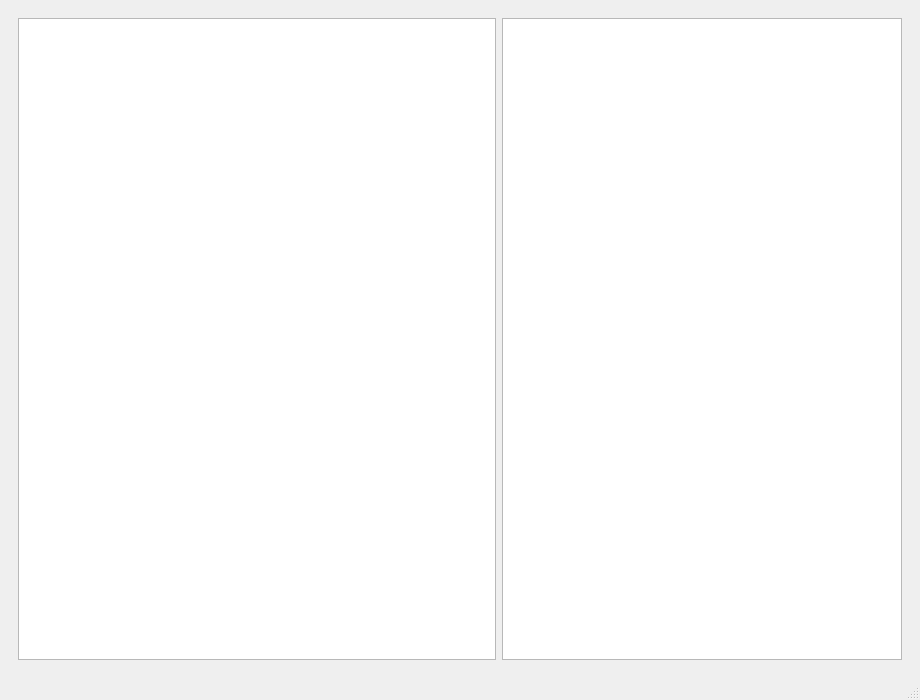
<?xml version="1.0" encoding="UTF-8"?>
<ui version="4.0">
 <class>GetInfo</class>
 <widget class="QMainWindow" name="GetInfo">
  <property name="geometry">
   <rect>
    <x>0</x>
    <y>0</y>
    <width>920</width>
    <height>700</height>
   </rect>
  </property>
  <property name="windowTitle">
   <string>GetInfo</string>
  </property>
  <widget class="QWidget" name="centralwidget">
   <layout class="QVBoxLayout" name="verticalLayout">
    <item>
     <widget class="QWidget" name="widget_2" native="true">
      <layout class="QHBoxLayout" name="horizontalLayout">
       <item>
        <widget class="QTreeView" name="treeDirectories"/>
       </item>
       <item>
        <widget class="QTableView" name="tableMimeSizes">
         <property name="minimumSize">
          <size>
           <width>400</width>
           <height>0</height>
          </size>
         </property>
         <property name="maximumSize">
          <size>
           <width>400</width>
           <height>16777215</height>
          </size>
         </property>
         <attribute name="horizontalHeaderDefaultSectionSize">
          <number>95</number>
         </attribute>
         <attribute name="verticalHeaderVisible">
          <bool>false</bool>
         </attribute>
        </widget>
       </item>
      </layout>
     </widget>
    </item>
   </layout>
  </widget>
  <widget class="QMenuBar" name="menubar">
   <property name="geometry">
    <rect>
     <x>0</x>
     <y>0</y>
     <width>920</width>
     <height>18</height>
    </rect>
   </property>
  </widget>
  <widget class="QStatusBar" name="statusbar"/>
 </widget>
 <resources/>
 <connections/>
</ui>
